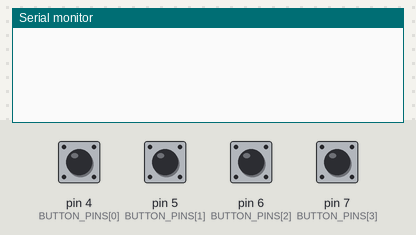
Bench run of a sketch on a simulated Arduino Uno, built with avr-gcc and run on an emulated ATmega328P. Shown: the last lines printed to the serial monitor. The test bench sets the inputs (shaded band); at power-on: pin 4 (BUTTON_PINS[0]), pin 5 (BUTTON_PINS[1]), pin 6 (BUTTON_PINS[2]), pin 7 (BUTTON_PINS[3]) HIGH.

Above: at 1.2 s.
1.3 s: pin 4 (BUTTON_PINS[0]) pulled LOW for 0.15 s
At 2.1 s:
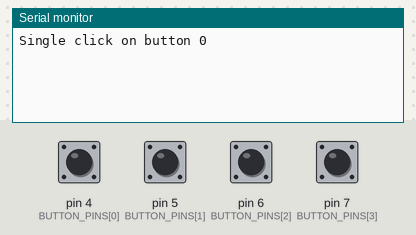
2.9 s: pin 5 (BUTTON_PINS[1]) pulled LOW for 1 s
At 4.3 s:
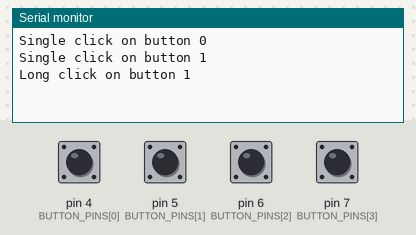
5.4 s: pin 6 (BUTTON_PINS[2]) pulled LOW for 0.15 s
At 6.4 s:
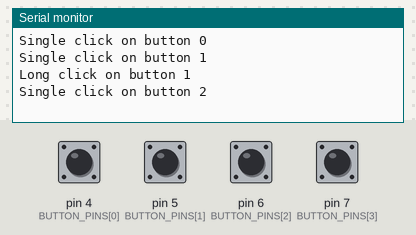
7.0 s: pin 7 (BUTTON_PINS[3]) pulled LOW for 0.15 s
At 7.7 s:
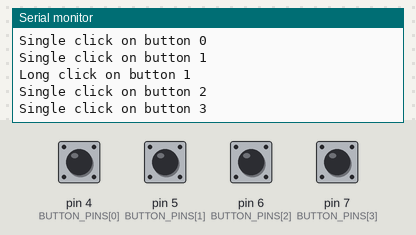
8.6 s: pin 4 (BUTTON_PINS[0]) pulled LOW for 1 s
At 9.9 s:
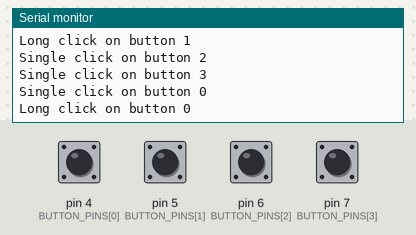
11.1 s: pin 6 (BUTTON_PINS[2]) pulled LOW for 1 s
At 13.0 s:
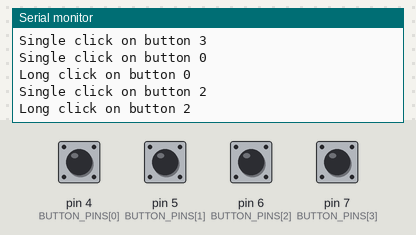
Timing chart, 0 to 14.5 s (numbered marks = the images above; inputs shaded):
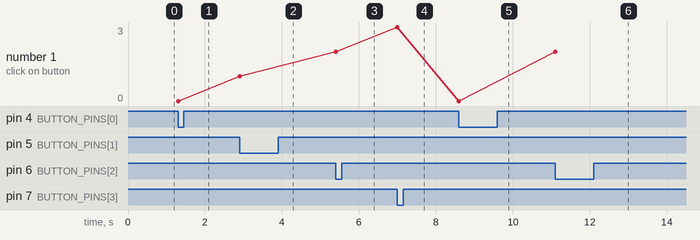

Measured:
- after the input at 1.3 s, the serial monitor: prints a new line at once (image 1)
- after the input at 2.9 s, the serial monitor: prints a new line at once (image 2)
- after the input at 5.4 s, the serial monitor: prints a new line at once (image 3)
- after the input at 7.0 s, the serial monitor: prints a new line at once (image 4)
- after the input at 8.6 s, the serial monitor: prints a new line at once (image 5)
- after the input at 11.1 s, the serial monitor: prints a new line at once (image 6)
- plotted number 1: 0 → 1 after the input at 2.9 s, 1 → 2 after the input at 5.4 s, 2 → 3 after the input at 7.0 s, 3 → 0 after the input at 8.6 s, 0 → 2 after the input at 11.1 s

The sketch:

ArduinoButtons.ino
```cpp
/*
    This file is to demonstrate how to use clicks.ino

    1. Register your functions as callback functions in setup()
       if you dont need a double click or long click, don't register a function for that
    2. Write your functions
    3. call clicks_loop() in the main loop()

*/


void setup() {
  Serial.begin(115200);
  clicks_setup();

  // register callback functions
  set_single_click_callback(my_single_click); // when a single click is detected by clicks.ino, my_single_click is called
  set_double_click_callback(my_double_click);
  set_long_click_callback(my_long_click);
}

void loop() {
  clicks_loop();
}

// when a single click is detected by clicks.ino, this function is called
void my_single_click(int button_nr) {
  Serial.print("Single click on button ");
  Serial.println(button_nr);
}

void my_double_click(int button_nr) {
  Serial.print("Double click on button ");
  Serial.println(button_nr);
}

void my_long_click(int button_nr) {
  Serial.print("Long click on button ");
  Serial.println(button_nr);
}
```

buttons.ino
```cpp
// config
const int NR_OF_BUTTONS = 4;
const int BUTTON_PINS[] = {4, 5, 6, 7};

int debounceDelay = 10;


// globals
int buttons_reading[NR_OF_BUTTONS];
unsigned long buttons_lastDebounceTime[NR_OF_BUTTONS];
int buttons_lastState[NR_OF_BUTTONS];
int buttons_State[NR_OF_BUTTONS];

// declare callbacks
void (*button_on_callback)(int) = nullptr;
void (*button_off_callback)(int) = nullptr;

void buttons_setup() {
  for (int button_nr = 0; button_nr < NR_OF_BUTTONS; button_nr++) {
    pinMode(BUTTON_PINS[button_nr], INPUT_PULLUP);
    buttons_lastDebounceTime[button_nr] = 0;
    buttons_State[button_nr] = 0;
  }
}

void set_button_on_callback(void (*function_pointer)(int)) {
  button_on_callback = function_pointer;
}

void set_button_off_callback(void (*function_pointer)(int)) {
  button_off_callback = function_pointer;
}

int get_nr_of_buttons() {
  return NR_OF_BUTTONS;
}

void buttons_loop() {
  // debounce
  for (int button_nr = 0; button_nr < NR_OF_BUTTONS; button_nr++) {
    unsigned long current_millis = millis();
    if (current_millis - buttons_lastDebounceTime[button_nr] >= debounceDelay) {
      int this_button = digitalRead(BUTTON_PINS[button_nr]);
      if (buttons_State[button_nr] == 0 && !this_button ) {
        buttons_State[button_nr] = 1;
        buttons_lastDebounceTime[button_nr] = current_millis;
        if (button_on_callback != nullptr) button_on_callback(button_nr);
      }
      else if (buttons_State[button_nr] == 1 && this_button) {
        buttons_State[button_nr] = 0;
        buttons_lastDebounceTime[button_nr] = current_millis;
        if (button_off_callback != nullptr) button_off_callback(button_nr);
      }
    }
  }
}
```

clicks.ino
```cpp
// this code is used to transform button presses to clicks, doubleclicks and long clicks

// config
const int NR_OF_BUTTONS_IN_USE = 4;


// globals
unsigned long last_click_time[NR_OF_BUTTONS_IN_USE];
int clicked[NR_OF_BUTTONS_IN_USE];
int hold[NR_OF_BUTTONS_IN_USE];
int double_click_interval = 500;
int long_click_interval = 550;

// declare callbacks
void (*single_click_callback)(int) = nullptr;
void (*double_click_callback)(int) = nullptr;
void (*long_click_callback)(int) = nullptr;

void set_single_click_callback(void (*function_pointer)(int)) {
  single_click_callback = function_pointer;
}

void set_double_click_callback(void (*function_pointer)(int)) {
  double_click_callback = function_pointer;
}

void set_long_click_callback(void (*function_pointer)(int)) {
  long_click_callback = function_pointer;
}

void clicks_setup() {
  buttons_setup();
  set_button_on_callback(clicks_button_on);
  set_button_off_callback(clicks_button_off);
}

void clicks_loop() {
  buttons_loop();
  for (int button_nr = 0; button_nr < NR_OF_BUTTONS; button_nr++) {
    unsigned long current_millis = millis();
    if (current_millis - last_click_time[button_nr] > double_click_interval && clicked[button_nr]) {
      clicked[button_nr] = 0;
    }
    if (current_millis - last_click_time[button_nr] >= long_click_interval && hold[button_nr]) {
    if (long_click_callback != nullptr) long_click_callback(button_nr);
      hold[button_nr] = 0;
    }
  }
}

void clicks_button_on(int button_nr) {
  unsigned long current_millis = millis();
  if (!clicked[button_nr]) {
    if (single_click_callback != nullptr) single_click_callback(button_nr);
    clicked[button_nr] = 1;
    hold[button_nr] = 1;
    last_click_time[button_nr] = current_millis;
  }
  else if (clicked[button_nr] && current_millis - last_click_time[button_nr] <= double_click_interval) {
    if (double_click_callback != nullptr) double_click_callback(button_nr);
    clicked[button_nr] = 0;
  }
}

void clicks_button_off(int button_nr) {
  hold[button_nr] = 0;
}
```
